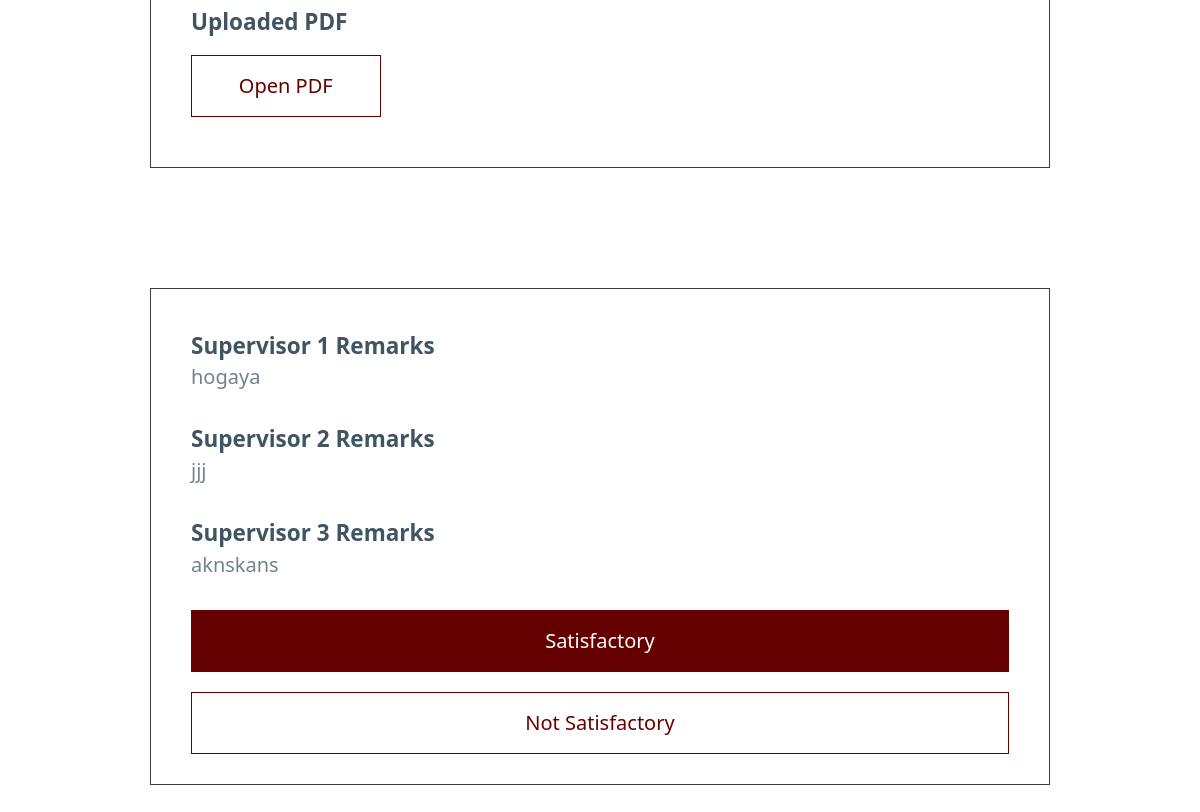
The app's page /comm/3/1 (lower part), older data.
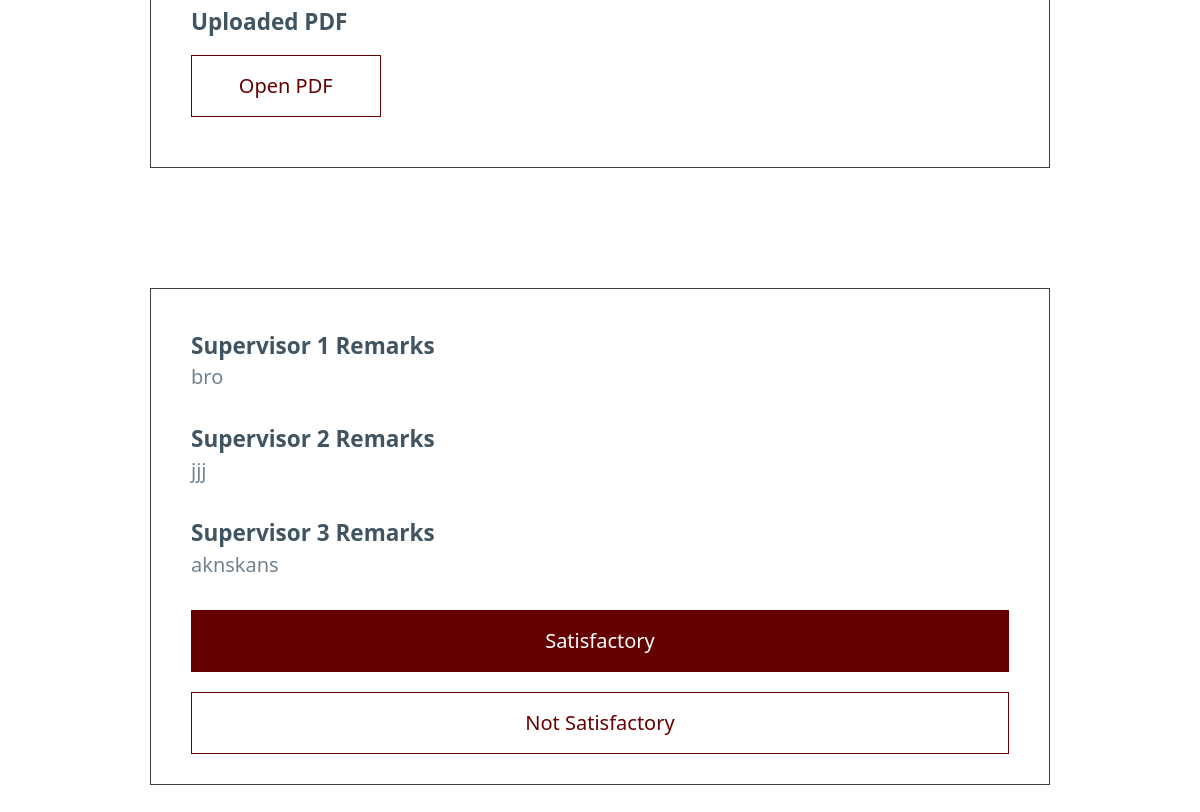
The same page, newer data.
### app.py (models this page shows)
class Ticket(db.Model):
    Project_ID = db.Column(db.Integer, primary_key=True)
    Roll_No = db.Column(db.String(50), unique=True, nullable=False)
    Student_Name = db.Column(db.String(50), unique=True, nullable=False)
    Student_Email = db.Column(db.String(50), unique=True, nullable=False)
    Au = db.Column(db.String(50), nullable=False)
    Date_Of_Registration = db.Column(db.DateTime, nullable=False)
    Gate = db.Column(db.Boolean, nullable=False)
    Project_Title = db.Column(db.String(50), nullable=False)
    Date_Of_IRB = db.Column(db.DateTime, nullable=False)
    Date_Of_Progress_Presentation = db.Column(db.DateTime, nullable=False)
    File_Path = db.Column(db.String(50), unique=True, nullable=False)
    Publications = db.Column(db.String(50))
    Conferences = db.Column(db.String(50))
    Supervisor1_Name = db.Column(db.String(50))
    Supervisor1_Email = db.Column(db.String(50))
    Supervisor1_Approval = db.Column(db.Boolean)
    Supervisor1_Remarks = db.Column(db.String(100))
    Supervisor2_Name = db.Column(db.String(50))
    Supervisor2_Email = db.Column(db.String(50))
    Supervisor2_Approval = db.Column(db.Boolean)
    Supervisor2_Remarks = db.Column(db.String(100))
    Supervisor3_Name = db.Column(db.String(50))
    Supervisor3_Email = db.Column(db.String(50))
    Supervisor3_Approval = db.Column(db.Boolean)
    Supervisor3_Remarks = db.Column(db.String(100))
    Committee1_Name = db.Column(db.String(50))
    Committee1_Email = db.Column(db.String(50))
    Committee1_Approval = db.Column(db.Boolean)
    Committee1_Remarks = db.Column(db.String(100))
    Committee2_Name = db.Column(db.String(50))
    Committee2_Email = db.Column(db.String(50))
    Committee2_Approval = db.Column(db.Boolean)
    Committee2_Remarks = db.Column(db.String(100))
    Committee3_Name = db.Column(db.String(50))
    Committee3_Email = db.Column(db.String(50))
    Committee3_Approval = db.Column(db.Boolean)
    Committee3_Remarks = db.Column(db.String(100))
    Committee4_Name = db.Column(db.String(50))
    Committee4_Email = db.Column(db.String(50))
    Committee4_Approval = db.Column(db.Boolean)
    Committee4_Remarks = db.Column(db.String(100))
    Committee5_Name = db.Column(db.String(50))
    Committee5_Email = db.Column(db.String(50))
    Committee5_Approval = db.Column(db.Boolean)
    Committee5_Remarks = db.Column(db.String(100))
    Au_Approval = db.Column(db.Boolean)
    Adordc_Approval = db.Column(db.Boolean)

### app.py (the view, shortened to what this page needs)
@app.route('/comm/3/<Project_ID>', methods=['GET', 'POST'])
def comm3(Project_ID):
    ticket = Ticket.query.filter_by(Project_ID=Project_ID).first()
    return render_template('committee3.html', comm=3, Ticket=ticket, success='')

### templates/committee3.html
{% extends "ticket_created.html" %}
{% block form %}
<article class="article">
    <div class="grid">
        <div>
            {% if Ticket['Supervisor1_Remarks'] %}
            <hgroup>
                <h5>Supervisor 1 Remarks</h5>
                <h6>{{ Ticket['Supervisor1_Remarks'] }}</h6>
            </hgroup>
            {% endif %}
            {% if Ticket['Supervisor2_Remarks'] %}
            <hgroup>
                <h5>Supervisor 2 Remarks</h5>
                <h6>{{ Ticket['Supervisor2_Remarks'] }}</h6>
            </hgroup>
            {% endif %}
            {% if Ticket['Supervisor3_Remarks'] %}
            <hgroup>
                <h5>Supervisor 3 Remarks</h5>
                <h6>{{ Ticket['Supervisor3_Remarks'] }}</h6>
            </hgroup>
            {% endif %}
        </div>
    </div>
    <form action="/comm/3/{{ Ticket['Project_ID'] }}" method="post">
        <button class="primary" type="submit" name="submit" value="Approve">Satisfactory</button>
        <button class="secondary" type="submit" name="submit" value="Reject">Not Satisfactory</button>
    </form>
</article>
{% endblock %}

Row changes from the older to the newer data that the page shows:
changed Ticket "jjj": Supervisor1_Remarks "hogaya" → "bro"
